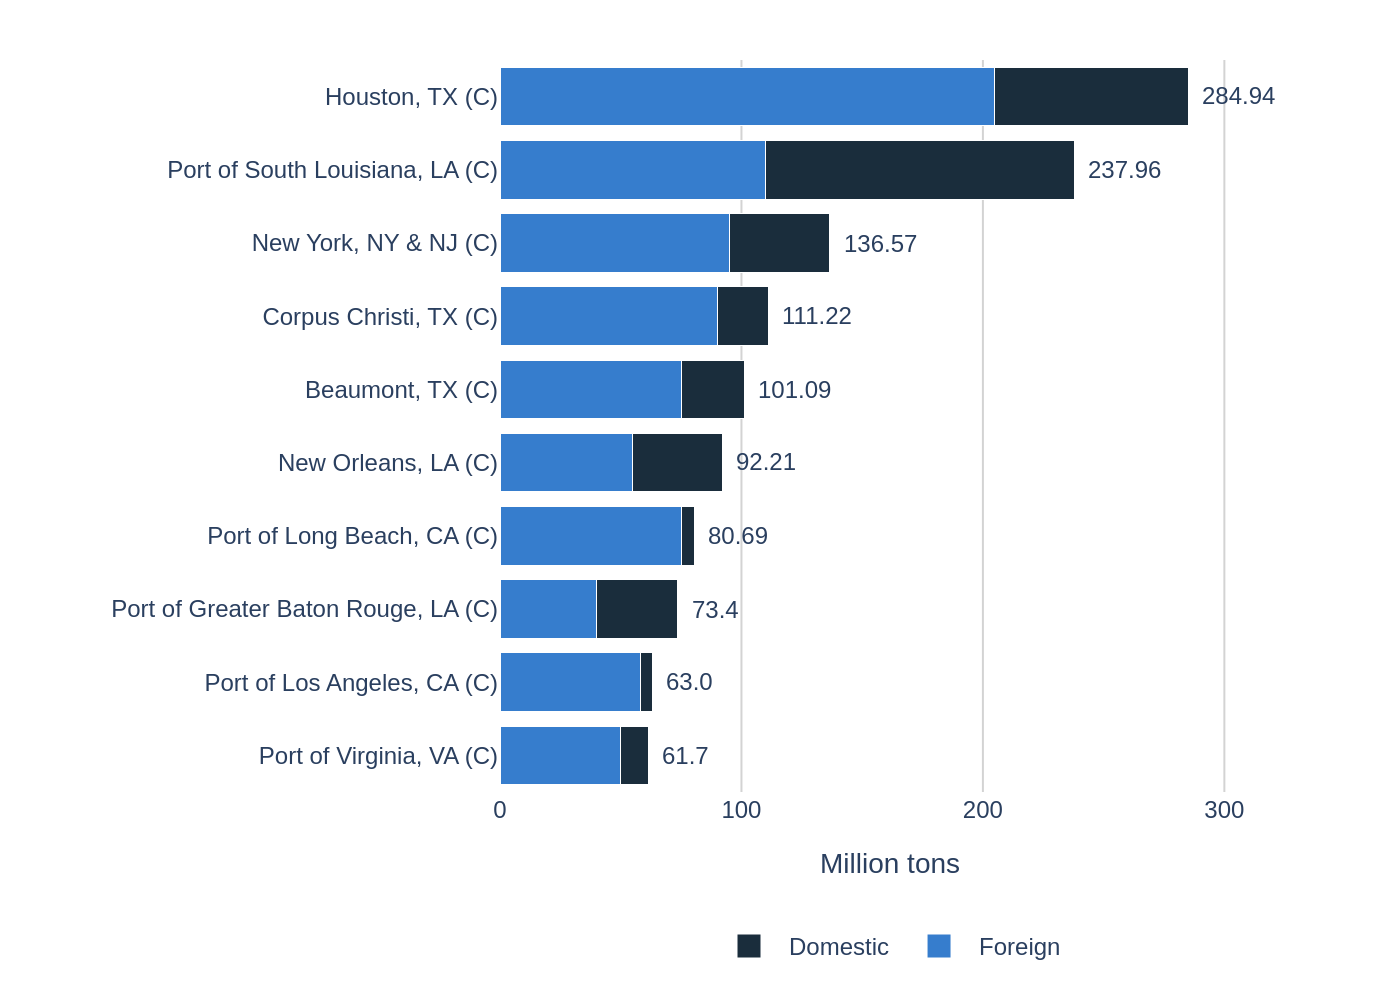

Generate this figure with Python:
import sys
import json
import os
import plotly.graph_objects as go

if len(sys.argv) != 2:
    print(f"Usage: python {os.path.basename(__file__)} <json_file_path>")
    sys.exit(1)

json_file_path = sys.argv[1]

if not os.path.exists(json_file_path):
    print(f"Error: File not found at {json_file_path}")
    sys.exit(1)

with open(json_file_path, 'r', encoding='utf-8') as f:
    config = json.load(f)

chart_data = config['chart_data']
texts = config['texts']
colors = config['colors']

categories = [item['category'] for item in chart_data]
values_series1 = [item['values'][0] for item in chart_data]
values_series2 = [item['values'][1] for item in chart_data]
totals = [item['total'] for item in chart_data]

fig = go.Figure()

fig.add_trace(go.Bar(
    y=categories,
    x=values_series1,
    name=texts['legend_labels'][0],
    orientation='h',
    marker_color=colors[0]
))

fig.add_trace(go.Bar(
    y=categories,
    x=values_series2,
    name=texts['legend_labels'][1],
    orientation='h',
    marker_color=colors[1]
))

for i, total in enumerate(totals):
    fig.add_annotation(
        x=total,
        y=categories[i],
        text=f"{total}",
        showarrow=False,
        xanchor='left',
        yanchor='middle',
        xshift=5,
        font=dict(family="Arial", size=12)
    )

fig.update_layout(
    barmode='stack',
    template='plotly_white',
    font=dict(family="Arial", size=12),
    margin=dict(l=250, r=60, t=30, b=100),
    xaxis=dict(
        title_text=texts['x_axis_title'],
        showgrid=True,
        gridcolor='lightgray',
        zeroline=False
    ),
    yaxis=dict(
        showgrid=False,
        title_text=texts['y_axis_title'] if texts.get('y_axis_title') else ''
    ),
    legend=dict(
        orientation="h",
        yanchor="bottom",
        y=-0.25,
        xanchor="center",
        x=0.5
    )
)

if texts.get('source'):
    fig.add_annotation(
        text=texts['source'],
        align='right',
        showarrow=False,
        xref='paper',
        yref='paper',
        x=1.0,
        y=-0.35,
        xanchor='right',
        yanchor='bottom',
        font=dict(family="Arial", size=10, color='grey')
    )

base_filename = os.path.splitext(os.path.basename(json_file_path))[0]
output_filename = f"{base_filename}.png"

fig.write_image(output_filename, scale=2)

print(f"Chart successfully generated and saved as {output_filename}")
